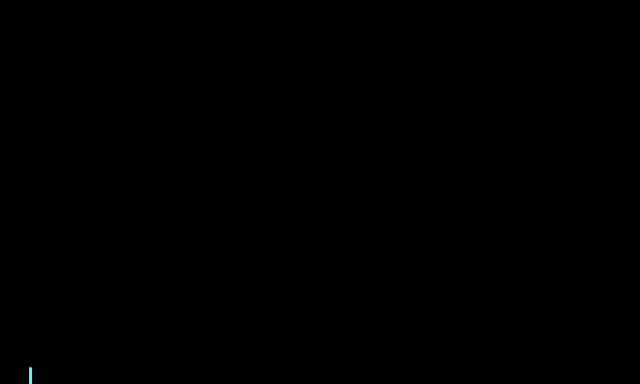
Frame 1 (no input)
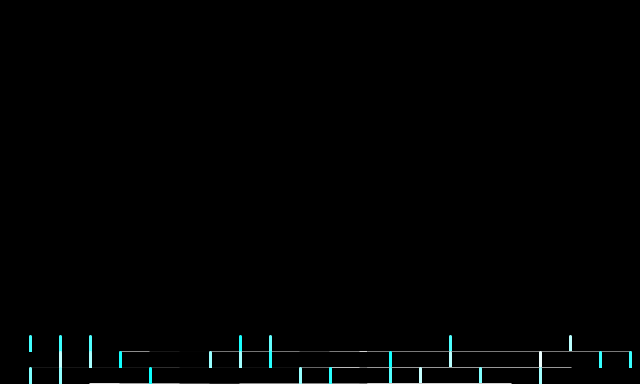
Frame 60 (the mouse pressed at the canvas centre just before this capture)
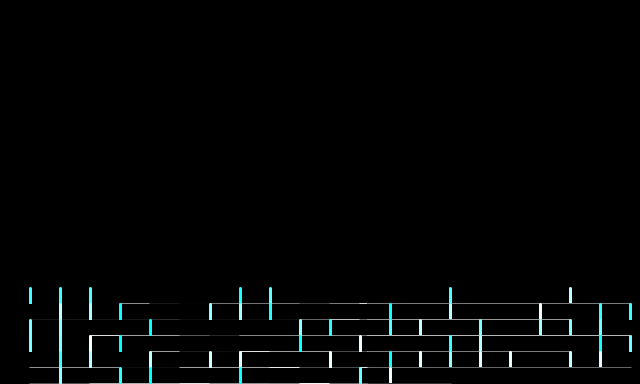
Frame 120 (the mouse held since frame 60 and released just before this capture)

The Processing sketch that drew these frames (run headless with seeded random() and noise(); from frame 60 on, the mouse is pressed at the canvas centre):

// Processing sketch: var3
// ── var3.pde
int w = 30;
int h = 16;
int index = 0;

void setup() {
  size(640, 384);
  background(0);
  strokeWeight(3);
  stroke(244);
  smooth();
}

void draw() {
  int x1 = w*index;
  int x2 = x1 + w;
  int y1 = h*23;
  int y2 = h*24;


  if (random(2) < 1) {
    stroke(random(255));
    line (x2, y2, y1, y2);
  } else {
    stroke(random(255), 255, 255);
    line (x2, y1, x2, y2);
  } 



  index++;
  if (index == width/w) {
    PImage p = get(0, h, width, h*23);
    background(0);
    set(0, 0, p);
    index = 0;
  }
}
